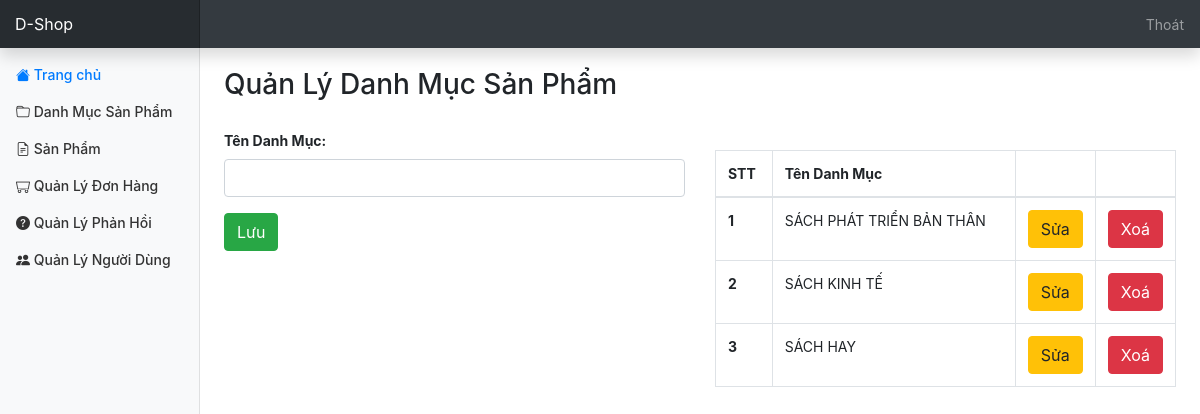
Screenshot of /admin/category/index.php (signed in) with the database file from the repository.
### tables this page shows
CREATE TABLE `category` (
  `id` int(11) NOT NULL,
  `name` varchar(100) NOT NULL
);

### database/dbhelper.php (called while the page is built, shortened)
<?php
function executeResult($sql, $isSingle = false) {
	$data = null;
	$conn = mysqli_connect(HOST, USERNAME, PASSWORD, DATABASE);
	mysqli_set_charset($conn, 'utf8');
	$resultset = mysqli_query($conn, $sql);
	if($isSingle) {
		$data = mysqli_fetch_array($resultset, 1);
	} else {
		$data = [];
		while(($row = mysqli_fetch_array($resultset, 1)) != null) {
			$data[] = $row;
		}
	}
	return $data;
}

### admin/category/index.php (the view, shortened to what this page needs)
<?php
	require_once('../layouts/header.php');
	$id = $name = '';
	$sql = "select * from Category";
	$data = executeResult($sql);
?>
<div class="row" style="margin-top: 20px;">
	<div class="col-md-12" style="margin-bottom: 20px;">
		<h3>Quản Lý Danh Mục Sản Phẩm</h3>
	</div>
	<div class="col-md-6">
		<form method="post" action="index.php" onsubmit="return validateForm();">
			<div class="form-group">
			  <label for="usr" style="font-weight: bold;">Tên Danh Mục:</label>
			  <input required="true" type="text" class="form-control" id="usr" name="name" value="<?=$name?>">
			</div>
			<button class="btn btn-success">Lưu</button>
		</form>
	</div>
	<div class="col-md-6 table-responsive">
		<table class="table table-bordered table-hover" style="margin-top: 20px;">
			<thead>
				<tr>
					<th>STT</th>
					<th>Tên Danh Mục</th>
					<th style="width: 50px"></th>
					<th style="width: 50px"></th>
				</tr>
			</thead>
			<tbody>
<?php
	$index = 0;
	foreach($data as $item) {
		echo '<tr>
					<th>'.(++$index).'</th>
					<td>'.$item['name'].'</td>
					<td style="width: 50px">
						<a href="?id='.$item['id'].'"><button class="btn btn-warning">Sửa</button></a>
					</td>
					<td style="width: 50px">
						<button onclick="deleteCategory('.$item['id'].')" class="btn btn-danger">Xoá</button>
					</td>
				</tr>';
	}
?>
			</tbody>
		</table>
	</div>
</div>
<?php
	require_once('../layouts/footer.php');
?>

### assets/css/dashboard.css (style rules this page uses)
body { font-size: .875rem; }

### rows the page displays
category: name "SÁCH PHÁT TRIỂN BẢN THÂN"
category: name "SÁCH KINH TẾ"
category: name "SÁCH HAY"
